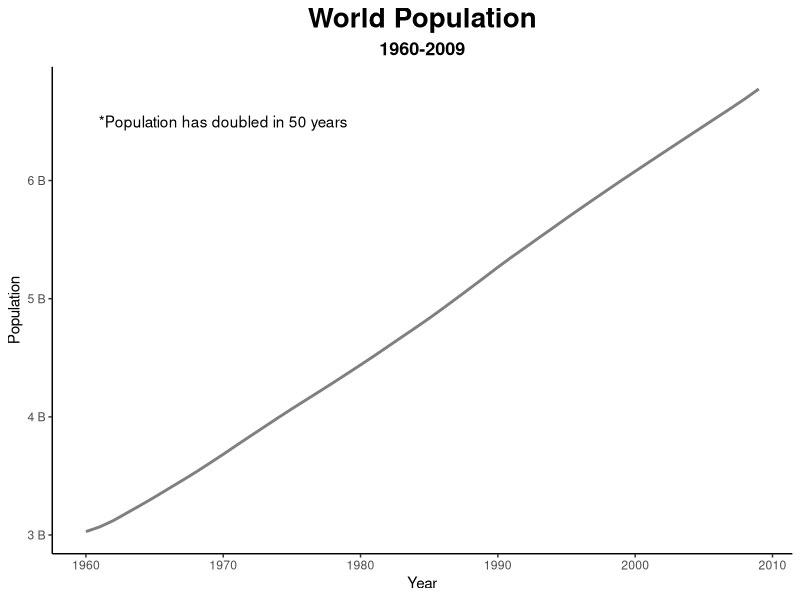
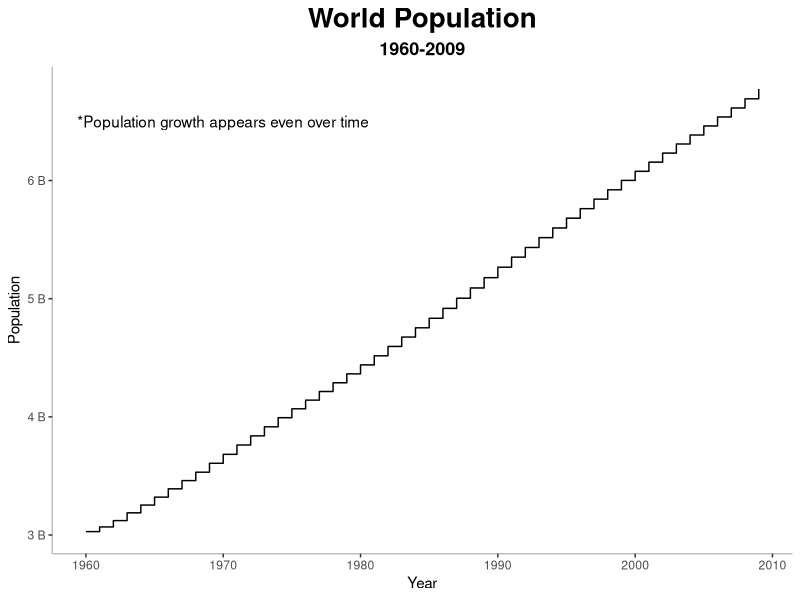

The R script that drew these images, in order:
# LineCharts
# Victoria Hall
# 4.7.2022

#Loading libarary
library(tidyverse)
library(scales)

#Reading in data
pop_df<-read.csv("world-population.csv")

pop_df

#Creating line chart
linechart <- ggplot(pop_df, aes(x=Year,y=Population))+geom_line(size=1, color = '#808080')

#Adding titles
linechart <- linechart+labs(title = "World Population", subtitle = '1960-2009')+
  theme(plot.title = element_text(size=20, face = "bold",hjust = 0.5),plot.subtitle = element_text(size=13, face = 'bold',hjust = 0.5))

#Editing y axis
linechart <- linechart + scale_y_continuous(labels = unit_format(unit = 'B', scale = 1e-9))

linechart <- linechart + annotate('text', x = 1970, y = 6500000000,label= "*Population has doubled in 50 years")

linechart <- linechart+theme(panel.background = element_blank())
linechart <- linechart+theme(axis.line = element_line(colour= "black"))
linechart


#Creating Step Chart
stepchart <- ggplot(pop_df, aes(x=Year,y=Population))+geom_step()
stepchart <- stepchart + labs(title = "World Population", subtitle = '1960-2009')
stepchart <- stepchart + theme(plot.title = element_text(size=20, face = "bold",hjust = 0.5),plot.subtitle = element_text(size=13, face = 'bold',hjust = 0.5))
stepchart <- stepchart + scale_y_continuous(labels = unit_format(unit = 'B', scale = 1e-9))
stepchart <- stepchart + theme(panel.background = element_blank())
stepchart <- stepchart + annotate('text', x = 1970, y = 6500000000,label= "*Population growth appears even over time")
stepchart <- stepchart +theme(axis.line = element_line(colour= "grey"))
stepchart
